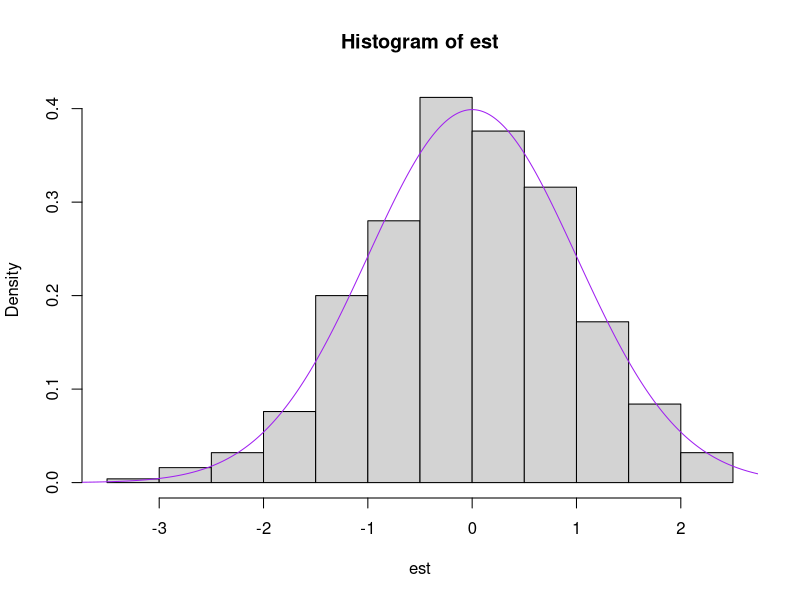
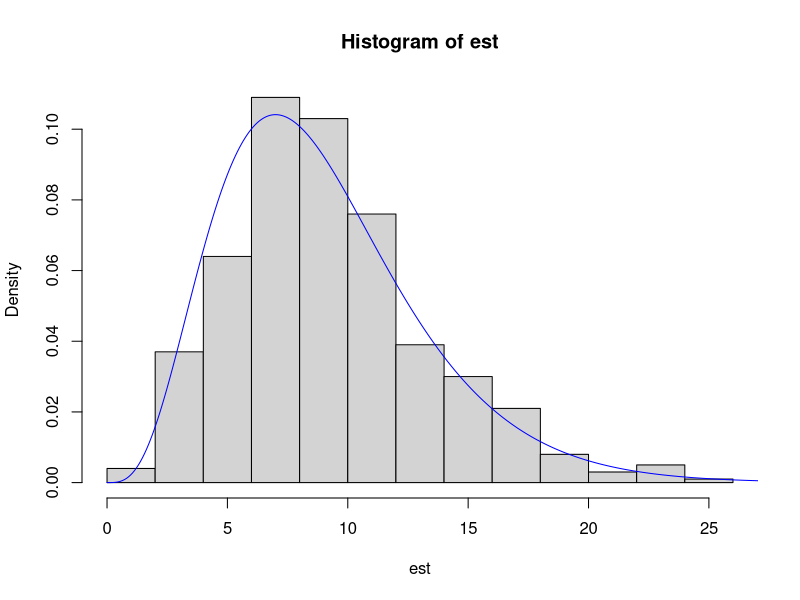
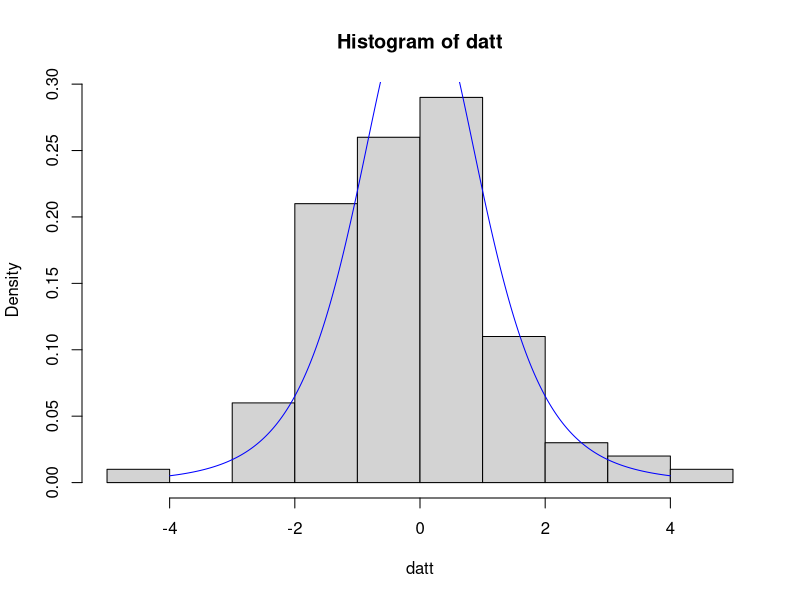
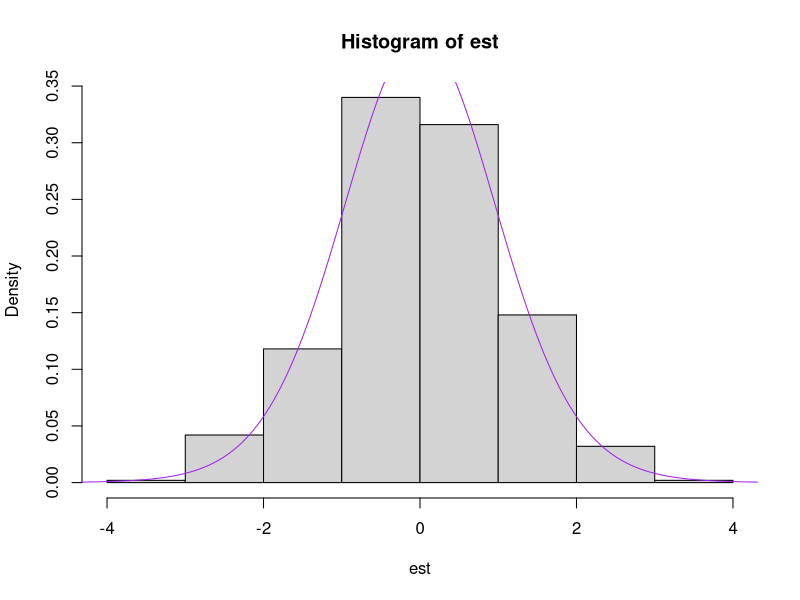

Write the R code that produced these figures, in order.
#Numero de muestras
nrep = 500

#Tamaño muestral
n = 100

#Generamos 1 muestra de la N(160,64)
sqrt(64)
datos = rnorm(100,160,8)
datos

#Generamos 500 muestras

#Creamos un vector

est = numeric()
mu = 160
sigma = 8

for(i in 1:nrep){
  datos = rnorm(100,160,8)
  xbarra = mean(datos)
  
  est[i] = (xbarra-mu)/(sigma/sqrt(n))
}

hist(est, freq=F)
#freq hace que sea la funcion de densidad e integre a 1

#Funcion de densidad de la N(0,1)
#f(0)
dnorm(0,0,1)

#Funcion de densidad de la N(0,1) entera
seqx = seq(-4,4,len = 1000)
fdens = dnorm(seqx)
lines(seqx, fdens, col = "purple")

#EJERCICIO 2

#Numero de meustras
nrep = 500

#Tamaño muestral
n = 10

#500 muestras de tamaño 10 de una N(3,0.5)

#Vector de estadisticos
est = numeric()
sigma = 0.5
n = 10

for(i in 1:nrep){
  datos = rnorm(n,mean=3,sd=0.5)
  #Cuasi varianza
  Sc2 = var(datos)
  est[i] = (n-1)*Sc2/sigma^2
}

#Histograma
hist(est,freq = F)

#uncion de densidad de la chi-cuadrado
#con (n-1) grados de libertad

seqx = seq(0,30,len=1000)
fdens = dchisq(seqx,df=n-1)
lines(seqx,fdens,col="blue")

#EJERCICIO 3

#Generar muestra de tamaño n= 100
#de una t de Student con 5 grados de libertad
n = 100
#Genero datos de x sigue N(0,1)
datx = rnorm(100)
#Genero datos de y sigue Chi-cuad con
#5 grados de libertad
daty = rchisq(n,df=5)
#Genero datos de t de student
#con 5 grados de lib
datt = datx/sqrt(daty/5)
hist(datt,freq=F)


#funcion de la densidad de la t con 5 gr de lib

seqx = seq(-4,4,len=1000)
fdens = dt(seqx,df=5)
lines(seqx,fdens,col="blue")


#Ejercicio 4

nrep = 500

#Tamaño muestral
n = 20

#Generamos 500 muestras

#Creamos un vector

est = numeric()
mu = 5
sigma = 8

for(i in 1:nrep){
  datos = rnorm(n,5,1)
  xbarra = mean(datos)
  #Cuasi desviacion típica
  Sc = sd(datos)
  est[i] = (xbarra-mu)/(Sc/sqrt(n))
}

hist(est, freq=F)

seqx = seq(-6,6,len=1000)
fdens=dt(seqx,df=n-1)
lines(seqx,fdens,col="purple")